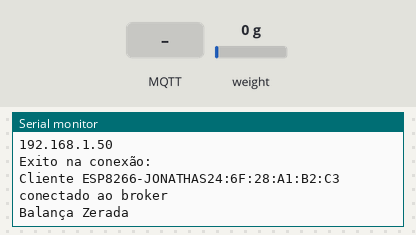
The sketch below on a simulated ESP8266 (NodeMCU). Shown: the last lines printed to the serial monitor. Inputs (shaded band) come from the test bench; at power-on: weight on the scale 0 g. WiFi joins after 1.5 s; servers stay silent unless stated; no MQTT or app messages arrive unless stated.

Above: at 5.7 s.
5.8 s: MQTT message "C" arrives on the first subscribed topic
At 6.6 s:
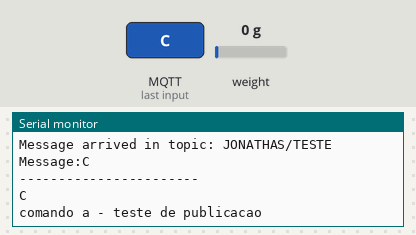
7.3 s: MQTT message "1" arrives on the first subscribed topic
At 8.5 s:
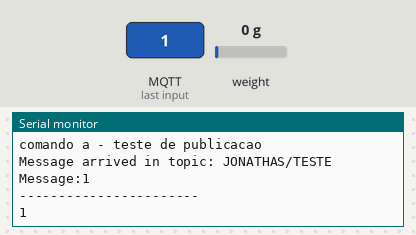
8.8 s: MQTT message "on" arrives on the first subscribed topic
At 9.9 s:
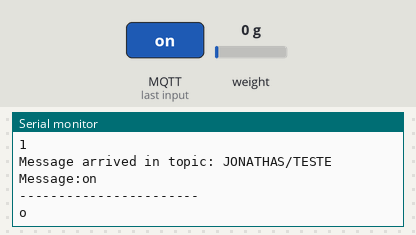
10.3 s: MQTT message "off" arrives on the first subscribed topic
At 11.2 s:
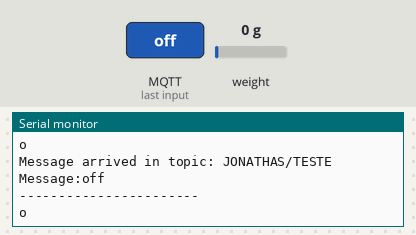

Measured:
- after the input at 5.8 s, the serial monitor: prints a new line at once (image 1)
- after the input at 7.3 s, the serial monitor: prints a new line at once (image 2)
- after the input at 8.8 s, the serial monitor: prints a new line at once (image 3)
- after the input at 10.3 s, the serial monitor: prints a new line at once (image 4)

The sketch:

projeto_PI1S24.ino
```cpp
// Bibliotecas MQTT
#include "ESP8266WiFi.h"
#include <PubSubClient.h>

//Bibliotecas Pesagem
#include <HX711.h>

#include <string.h>

// DEFINIÇÕES DE PINOS
#define pinDT D6
#define pinSCK D7

//Parametros de conexão
const char* ssid = "JONATHAS"; // REDE
const char* password = "F94A2D5B"; // SENHA


// MQTT Broker
const char *mqtt_broker = "broker.emqx.io";  //Host do broket
const char *topic = "JONATHAS/TESTE";            //Topico a ser subscrito e publicado
const char *mqtt_username = "";         //Usuario
const char *mqtt_password = "";         //Senha
const int mqtt_port = 1883;             //Porta

//Variáveis
bool mqttStatus = 0;
bool publicacaoConcluida = false;


HX711 scale;
float medida = 0;


//Objetos
WiFiClient espClient;
PubSubClient client(espClient);

//Prototipos
bool connectMQTT();
void callback(char *topic, byte * payload, unsigned int length);

void connect_test();
void send_mass();
//CONTROLADORES EXTERNOS


void setup(void)
{
  Serial.begin(9600);

  // Conectar
  WiFi.begin(ssid, password);

  //Aguardando conexão
  Serial.println();
  Serial.print("Conectando");
  while (WiFi.status() != WL_CONNECTED) {
    delay(500);
    Serial.print(".");
  }
  Serial.println("");
  Serial.println("WiFi connected");

  //Envia IP através da UART
  Serial.println(WiFi.localIP());

  mqttStatus =  connectMQTT();

  //Depois de conectado, vamos inicializar a balança
  scale.begin(pinDT, pinSCK); // CONFIGURANDO OS PINOS DA BALANÇA
  scale.set_scale(953.036); // LIMPANDO O VALOR DA ESCALA

  delay(2000);
  scale.tare(); // ZERANDO A BALANÇA PARA DESCONSIDERAR A MASSA DA ESTRUTURA

  Serial.println("Balança Zerada");

}

void loop() {

  if ( mqttStatus){

    client.loop();


  }


}


bool connectMQTT() {
  byte tentativa = 0;
  client.setServer(mqtt_broker, mqtt_port);
  client.setCallback(callback);

  do {
    String client_id = "ESP8266-JONATHAS";
    client_id += String(WiFi.macAddress());

    if (client.connect(client_id.c_str(), mqtt_username, mqtt_password)) {
      Serial.println("Exito na conexão:");
      Serial.printf("Cliente %s conectado ao broker\n", client_id.c_str());
    } else {
      Serial.print("Falha ao conectar: ");
      Serial.print(client.state());
      Serial.println();
      Serial.print("Tentativa: ");
      Serial.println(tentativa);
      delay(2000);
    }
    tentativa++;
  } while (!client.connected() && tentativa < 5);

  if (tentativa < 5) {
    // publish and subscribe
    client.publish(topic, "{teste123,113007042022}");
    client.subscribe(topic);
    return 1;
  } else {
    Serial.println("Não conectado");
    return 0;
  }

}

void callback(char *topic, byte * payload, unsigned int length) {
  Serial.print("Message arrived in topic: ");
  Serial.println(topic);

  char firstLetter = payload[0];
  //Armazena a primeira letra e, com base nela, executa um comando
  //Vamos comparar apenas a primeira letra para facilitar e evitar erros de comparação de strings

  Serial.print("Message:");
  for (int i = 0; i < length; i++) {
    Serial.print((char) payload[i]);
  }
  Serial.println();
  Serial.println("-----------------------");

  //TOMANDO UMA AÇÃO COM BASE NO COMANDO RECEBIDO VIA BROKER
  Serial.println((char) firstLetter);

  /*
  Se o comando for:
  C ->  CONNECT_TEST - teste de conexão
  S -> SEND_MASS - solicita o envio da medição
  */

  if(firstLetter=='C'){
    Serial.println("comando a - teste de publicacao");
    connect_test();
  } else if (firstLetter=='S'){
    send_mass();
  }

}

void connect_test(){
  if (client.connected()){
    client.publish(topic, "conectado");
  } else {
    Serial.println("erro no envio da mensagem!");
  }
}

void send_mass(){

  char prefixo[] = {'m', 'a', 's', 's', 'a', ' ','\0'};

    if (client.connected()){

    //Fazendo uma média de 5 medidas
    medida = scale.get_units(5);

    char str_massa[20];
    snprintf(str_massa, sizeof(str_massa), "%.3f", medida);

    strcat(prefixo,str_massa);

   //Mostrando no serial, com 3 casas decimais
    //Serial.println(prefixo);


    //Armazenando um float dentro de um array de char
    char buffer[20];
    sprintf(buffer, "%f", medida);

    client.publish(topic, prefixo);
  } else {
    Serial.println("erro no envio da mensagem!");
  }
}
```
